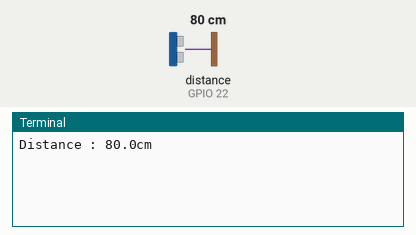
Simulated run of this program. Board: Raspberry Pi (BCM pin numbers). Shown: the last lines printed to the terminal. The test bench sets the inputs (shaded band); at power-on: distance to the obstacle (sensor on GPIO 22) 80 cm. The echo pulse lasts 58.3 µs per cm; the clock reads 2024-03-15 10:24:30 at power-on unless the program sets it.

Above: at 1.2 s.
1.3 s: distance to the obstacle (sensor on GPIO 22) set to 2 cm
At 3.1 s:
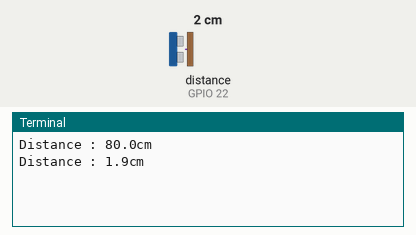
3.4 s: distance to the obstacle (sensor on GPIO 22) set to 4 cm
At 4.7 s:
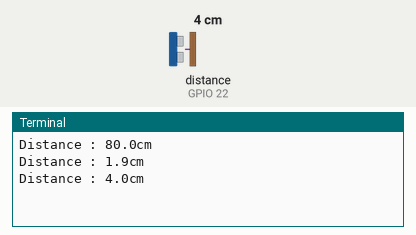
Timing chart, 0 to 6.4 s (numbered marks = the images above; inputs shaded):
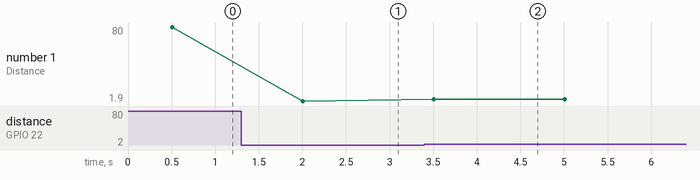

The program:

distance.py
```python
#!/usr/bin/python
#-*- coding: utf-8 -*-
# HC-SR04超声波传感器

import time
import RPi.GPIO as GPIO
import os

GPIO.setmode(GPIO.BCM) #使用BCM编码方式
#定义引脚
GPIO_ECHO = 22
GPIO_TRIGGER = 23

#设置引脚为输入和输出
GPIO.setwarnings(False)
GPIO.setup(GPIO_TRIGGER, GPIO.OUT)
GPIO.setup(GPIO_ECHO, GPIO.IN)

def detect():
  GPIO.output(GPIO_TRIGGER, False)
  time.sleep(0.5)

  GPIO.output(GPIO_TRIGGER, True)
  time.sleep(0.00001)

  GPIO.output(GPIO_TRIGGER, False)

  start = time.time()
  while(GPIO.input(GPIO_ECHO))==0: #当有障碍物时，传感器输出低电平，所以检测低电平
    start = time.time()

  while(GPIO.input(GPIO_ECHO))==1: #当有障碍物时，传感器输出低电平，所以检测低电平
    stop = time.time()

  elapsed = stop-start   #计算一共花费多长时间
  distance = elapsed * 34300  #计算距离，就是时间乘以声速
  distance = distance / 2  #除以2得到一次的距离而不是来回的距离
  print "Distance : %.1fcm" % distance

while True:
  detect()
  time.sleep(1)

GPIO.cleanup()
```

Measured:
- after the input at 1.3 s, the terminal: prints a new line after 0.71 s (image 1)
- after the input at 3.4 s, the terminal: prints a new line after 0.11 s (image 2)
- plotted number 1: 80 → 1.9 after the input at 1.3 s, 1.9 → 4 after the input at 3.4 s
